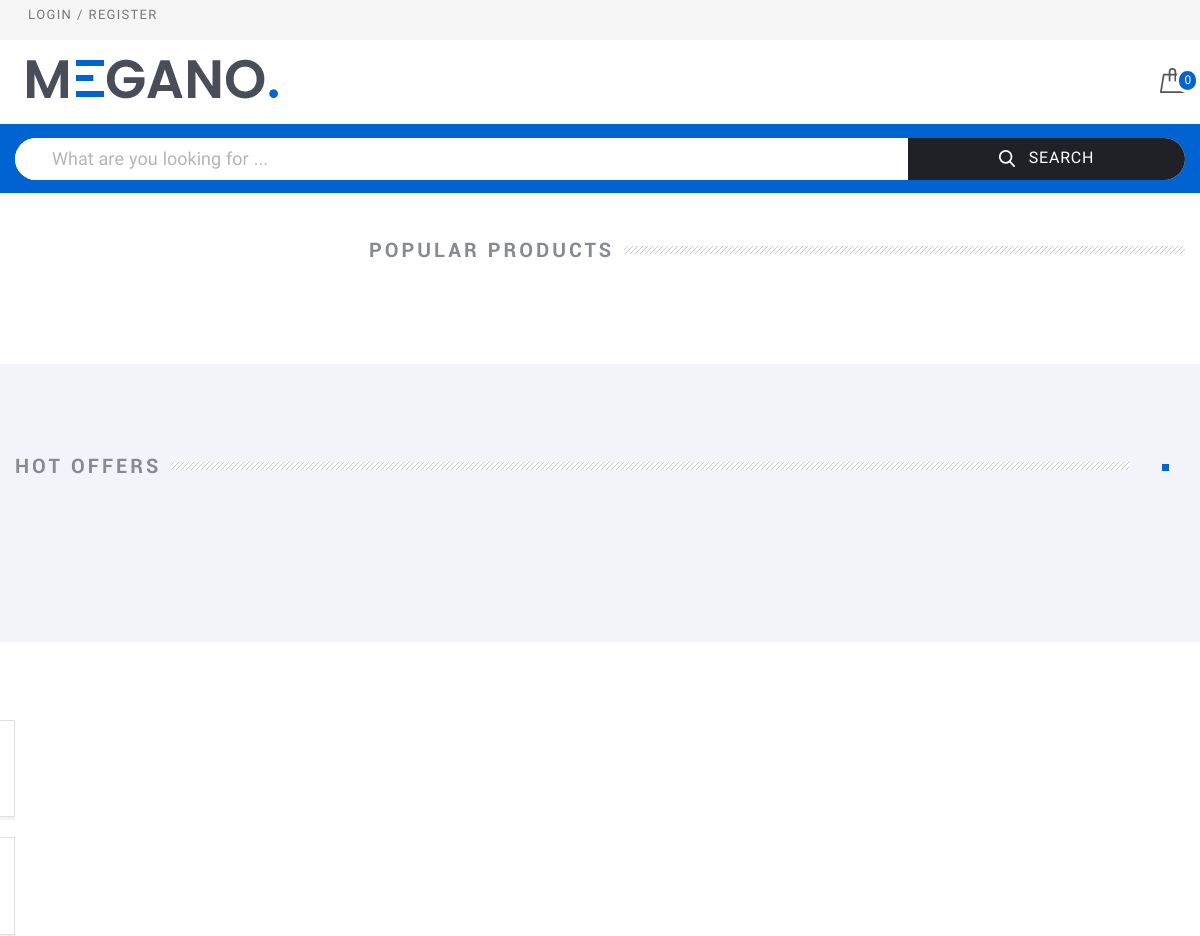
The app's page / (upper part), older data.
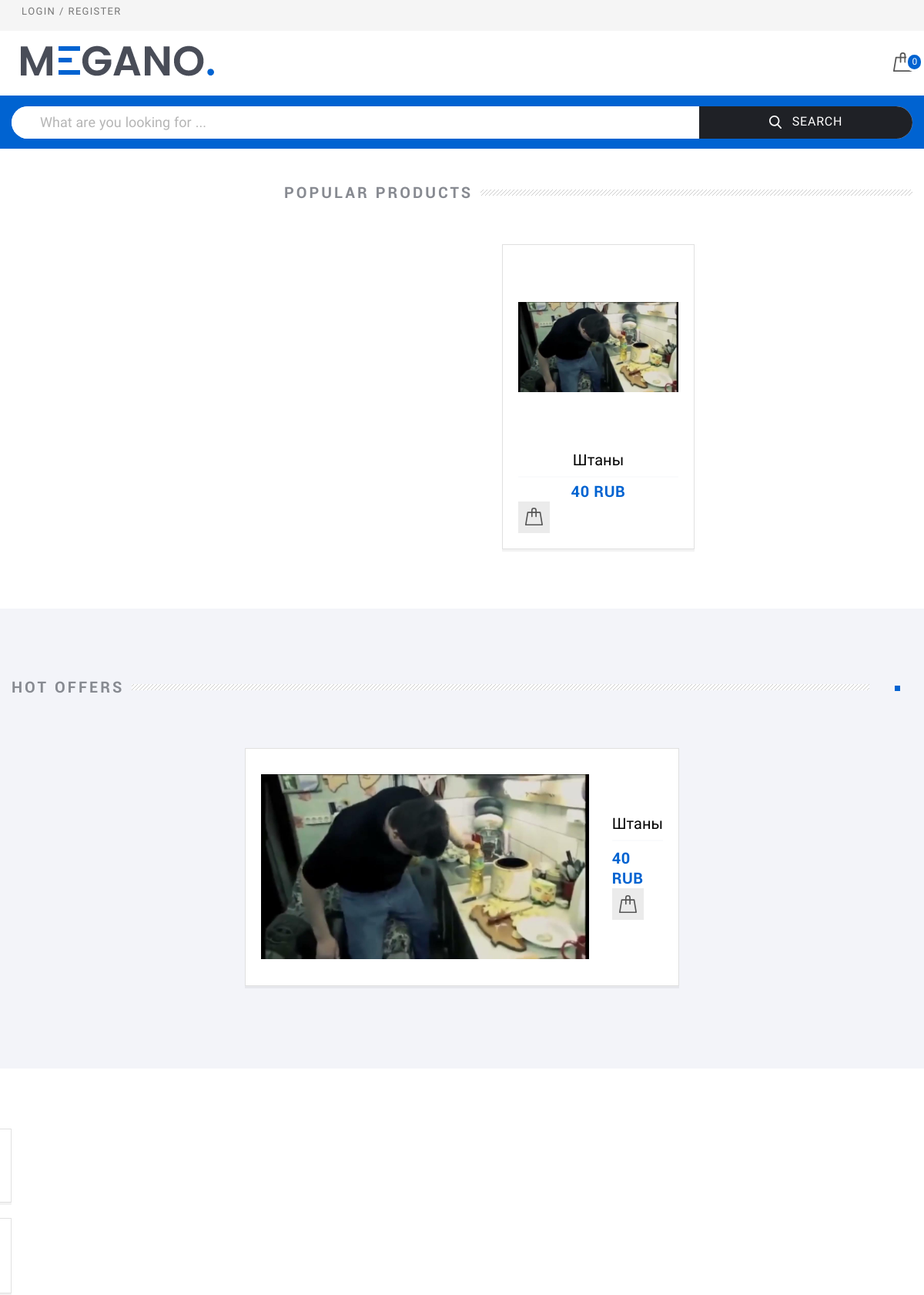
The same page, newer data.
### server/models.py (models this page shows, shortened)
class Product(models.Model):
    title = models.CharField(
        verbose_name='Название',
        max_length=32
    )
    price = models.PositiveSmallIntegerField(
        verbose_name='Цена'
    )
    image = models.FileField(
        verbose_name='Изображение',
        upload_to='images'
    )
    description = models.TextField(
        verbose_name='Описание'
    )
    uuid = models.UUIDField(
        verbose_name='Код товара',
        default=uuid.uuid4,
        editable=False,
        unique=True
    )
    sizes = models.ManyToManyField(
        verbose_name='Доступные размеры',
        to=Size
    )
    quantity = models.PositiveSmallIntegerField(
        verbose_name='Осталось на складе'
    )
    class Meta:
        verbose_name = 'Товар'
        verbose_name_plural = 'Товары'

### server/views.py (the view)
# urls.py: path("", Main.as_view(), name="index"),
class Main(TemplateView):
    template_name = "cart/index.html"
    extra_context = {"products": Product.objects.all()}

### templates/cart/index.html (shortened to what this page needs)
{% extends '_base.html' %}
{% load static %}
{% block main %}
  <div class="Middle">
    <div class="Section Section_column Section_columnLeft Section_columnDesktop">
      <div class="wrap">
        <div class="Section-content">
          <header class="Section-header">
            <h2 class="Section-title">Popular Products
            </h2>
          </header>
          <div class="Cards">
            {% for product in products %}
              {% include 'card.html' %}
            {% endfor %}
          </div>
        </div>
      </div>
    </div>
    <div class="Section Section_dark">
      <div class="wrap">
        <div class="Section-content">
          <div class="Slider Slider_carousel">
            <header class="Section-header">
              <h2 class="Section-title">Hot Offers
              </h2>
              <div class="Section-control">
                <div class="Slider-navigate">
                </div>
              </div>
            </header>
            <div class="Slider-box Cards Cards_hz">
              {% for product in products %}
                <div class="Slider-item">
                  <div class="Slider-content">
                    {% include 'card.html' %}
                  </div>
                </div>
              {% endfor %}
            </div>
          </div>
        </div>
      </div>
    </div>
    <div class="Section Section_column Section_columnRight">
      <div class="wrap">
        <div class="Section-column">
          <div class="Section-columnSection Section-columnSection_mark">
          </div>
          <div class="Section-columnSection Section-columnSection_mark">
          </div>
        </div>
      </div>
    </div>
  </div>
{% endblock %}

### templates/_base.html (shortened to what this page needs)
<!DOCTYPE html>
{% load static %}
{% load django_htmx %}
<html lang="en">
<head>
  {% block links %}
  <link rel="stylesheet" href="{% static 'assets/css/fonts.css' %}">
  <link rel="stylesheet" href="{% static 'assets/css/basic.css' %}">
  <link rel="stylesheet" href="{% static 'assets/css/extra.css' %}">
  {% endblock %}
</head>
<body hx-headers='{"X-CSRFToken": "{{ csrf_token }}"}' >
  {% block header %}
  {% include 'header.html' %}
  {% endblock %}
  {% block main %}{% endblock %}
</body>
</html>

### templates/header.html (shortened to what this page needs)
{% load static %}
<header class="Header">
    <div class="ControlPanel">
      <div class="wrap">
        <div class="row ControlPanel-row">
          <nav class="row-block">
            <div class="row ControlPanel-rowSplit">
              <div class="row-block">
              {% if user.is_authenticated %}
                  <a class="ControlPanel-title" href="/account/profile/">Profile </a><span style="display: inline-block; margin: 0 5px;">/</span><a class="ControlPanel-title" href="/account/logout/"> Logout</a>
              {% else %}
                <a class="ControlPanel-title" href="/account/login/">Login / Register</a>
              {% endif %}
              </div>
            </div>
          </nav>
        </div>
      </div>
    </div>
    <div class="wrap">
      <div class="row Header-rowMain">
        <div class="row-block Header-logo"><a class="logo" href="/"><img class="logo-image" src="{% static 'assets/img/logo.png' %}" alt="logo.png"/></a>
        </div>
        <div class="row-block">
          <div class="CartBlock">
              <a class="CartBlock-block" href="/cart/">
                <img class="CartBlock-img" src="{% static 'assets/img/icons/cart.svg' %}" alt="cart.svg"/>
                <span class="CartBlock-amount">{{ request.session.cart|length }}</span>
              </a>
          </div>
        </div>
      </div>
    </div>
    <div class="Header-searchWrap">
      <div class="wrap">
        <div class="Header-search">
          <div class="search">
            <form class="form form_search" action="#" method="post">
              <input class="search-input" id="query" name="query" type="text" placeholder="What are you looking for ..."/>
              <button class="search-button" type="submit" name="search" id="search"><img src="{% static 'assets/img/icons/search.svg' %}" alt="search.svg"/>Search
              </button>
            </form>
          </div>
        </div>
      </div>
    </div>
</header>

### templates/card.html
{% load static %}
<div class="Card">
  <a class="Card-picture" href="#">
     <img src="/media/{{product.image}}" alt="card.jpg"/>
  </a>
  <div class="Card-content">
    <strong class="Card-title"><a href="#">{{product.title}}</a>
    </strong>
    <div class="Card-description">
      <div class="Card-cost"><span class="Card-price">{{product.price}} RUB</span>
      </div>
        <a class="Card-btn" href="/add_to_cart/?product_id={{ product.id }}">
            <img src="{% static 'assets/img/icons/card/cart.svg' %}" alt="cart.svg"/>
        </a>
    </div>
  </div>
</div>

### templates/footer.html (shortened to what this page needs)
{% load static %}

### static/assets/css/basic.css (style rules this page uses)
html { font-family: sans-serif; -ms-text-size-adjust: 100%; -webkit-text-size-adjust: 100%; }
body { margin: 0; }
article, aside, details, figcaption, figure, footer, header, main, menu, nav, section, summary { display: block; }
a { background-color: transparent; -webkit-text-decoration-skip: objects; }
b, strong { font-weight: inherit; }
b, strong { font-weight: bolder; }
img { border-style: none; }
button, input, select, textarea { font: inherit; margin: 0; }
button, input { overflow: visible; }
button, select { text-transform: none; }
button, html [type="button"], [type="reset"], [type="submit"] { -webkit-appearance: button; }
input[type="text"], input[type="password"], input[type="tel"], input[type="email"] { padding: 5px 25px; min-height: 56px; border: 1px solid #e0e0e0; background-color: #fff; display: block; font-size: 18px; box-sizing: border-box; min-width: 250px; line-height: 1.3em; }
.form { margin-top: 39px; display: block; width: 100%; }
.logo { border: none !important; line-height: 0; display: inline-block; }
.logo-image { visibility: visible; }
.row { width: 100%; display: flex; justify-content: space-between; flex: 0 0 100%; }
.row:before, .row:after { content: ""; display: table; }
.row:after { clear: both; }
.row-block { display: block; flex-grow: 0; width: 100%; }
.row-block + .row-block { margin-left: 2rem; }
.search { padding: 0; position: relative; margin-top: 13px; margin-bottom: 12px; }
.search .form { margin-top: 0; margin-bottom: 0; }
.search .form_search { display: flex; background-color: #fff; border-radius: 100px; justify-content: space-between; }
.search .form_search:after, .search .form_search:before { display: none; }
.search-input { border-radius: 100px; border: none !important; display: block; min-height: 42px !important; line-height: 30px; width: 100%; padding-right: 43px !important; padding-left: 37px !important; }
.search-button { display: flex; align-items: center; justify-content: center; border: none; width: 30%; letter-spacing: 0.8px; border-radius: 0 100px 100px 0; cursor: pointer; background-color: #1f2126; color: #fff; text-transform: uppercase; padding-left: 30px; padding-right: 30px; }
.search-button img { margin-right: 14px; }
.form_search { margin-top: 0; width: 100%; display: block; position: relative; position: relative; }
.form_search:before, .form_search:after { content: ""; display: table; }
.form_search:after { clear: both; }
html { height: 100%; width: 100%; display: block; font-family: Roboto, Verdana, Arial, "Helvetica CY", Helvetica, "Nimbus Sans L", sans-serif; }
body { min-height: 100%; font-size: 16px; color: #424650; line-height: 1.3em; text-align: left; position: relative; min-width: 320px; background: #fff; display: flex; flex-direction: column; }
* { box-sizing: border-box; }
a { text-decoration: none; color: #0063d1; border-bottom: 1px solid #84beff; border-bottom: 1px solid rgba(0,99,209,0); padding-bottom: 0; cursor: pointer; }
h1, h2, h3 { text-align: left; font-weight: bold; margin-bottom: 20px; line-height: 1.3em; }
h1:first-child, h2:first-child, h3:first-child { margin-top: 0; }
h2 { margin-bottom: 25px; margin-top: 49px; }
.wrap { padding: 0 15px; max-width: 1630px; min-width: 320px; width: 100%; box-sizing: border-box; margin: 0 auto; position: relative; }

Row changes from the older to the newer data that the page shows:
added Product: image (placeholder picture), title "Штаны", price "40"
